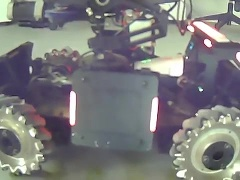
#> input picture parctice/imgs/RoboMasters_2016_Red_car_0033.jpg, 240 x 180 px
$ python -i digit_detection.py   (imports and definitions only)   (Python 2 division)   (older library calls are emulated)
#> lines starting #> are read from the running program, lines starting #| are printed output that depends on the picture; after the words box and inside, x2 and y2 are one past the last pixel; in counts of white or black regions, pixels touching at a corner belong together
#> further down, picture is the input picture: shape (180, 240, 3); mean B, G, R 123.7, 123, 123.2
### parctice/rm_sys_03_7/conv_deploy.py
import tensorflow as tf
from net import model as M
import numpy as np

BSIZE = 128

# [45 lines left out: functions build_model, build_7seg_model, build_FD_model, not called in this run]

def build_graph():
	img_holder = tf.placeholder(tf.float32,[None,28*28])
	last_layer = build_model(img_holder)
	last_layer_7seg = build_7seg_model(img_holder)
	last_layer_FD = build_FD_model(img_holder)
	return img_holder,last_layer,last_layer_7seg,last_layer_FD

img_holder,last_layer,last_layer_7seg,last_layer_FD = build_graph()

config = tf.ConfigProto(allow_soft_placement = True)
config.gpu_options.allow_growth = True
sess = tf.Session(config=config)
M.loadSess('./model_mnist/',sess,var_list=M.get_all_vars('mnist'))
M.loadSess('./model_7seg/',sess,var_list=M.get_all_vars('7seg_detection'))
M.loadSess('./model_flaming/',sess,var_list=M.get_all_vars('FD_detection'))

def get_pred(imgs):
	scr = sess.run(tf.argmax(last_layer,1),feed_dict={img_holder:imgs})
	return scr

def get_pred_7seg(imgs):
	scr = sess.run(tf.argmax(last_layer_7seg,1),feed_dict={img_holder:imgs})
	return scr

def get_pred_flaming(imgs):
	scr = sess.run(tf.argmax(last_layer_FD,1),feed_dict={img_holder:imgs})
	return scr

### parctice/rm_sys_03_7/digit_detection.py
import conv_deploy
import cv2
import time
import numpy as np
import itertools

WHITE = (255,255,255)
BLACK = (0,0,0)

image_width = 640
image_height = 480

kernel2 = np.ones((2,2),np.uint8)
kernel3 = np.ones((3,3),np.uint8)

def get_digits(image):


	leftRect = []
	rightRect = []
	left_rect = []
	right_rect = []
	row_left_rect = []
	row_right_rect = []

	gray = cv2.cvtColor(image, cv2.COLOR_BGR2GRAY)
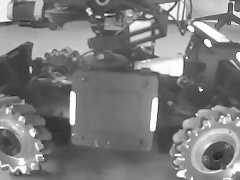
#> gray: shape (180, 240); min 28, max 255, mean 123.1
	#blur = cv2.GaussianBlur(gray,(3,3),0)
	#blur = cv2.GaussianBlur(gray,(3,3),0)
	blurred = cv2.bilateralFilter(gray, 3, 119, 109)
	_,th3 = cv2.threshold(blurred,200,255,cv2.THRESH_BINARY)# +cv2.THRESH_OTSU)
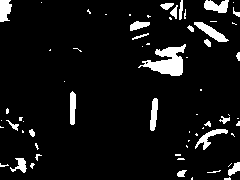
#> th3: shape (180, 240); 7.4% white; 66 white regions (42 under 20 px), largest, box (x1, y1, x2, y2) and area: (138, 44, 186, 76) 742, (194, 22, 229, 42) 258, (204, 0, 229, 13) 222
	edged = cv2.Canny(th3, 200, 240)
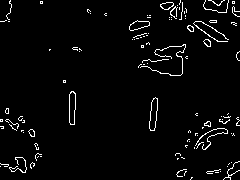
#> edged: shape (180, 240); 3.3% white in thin lines or dots

	cv2.imshow('',image)

	cv2.waitKey(1)
	_, contours, hierarchy = cv2.findContours(edged.copy(),cv2.RETR_TREE,cv2.CHAIN_APPROX_SIMPLE)
#> contours = 124 contours, 109 with area under 20; largest, box (x1, y1, x2, y2) and area: (149, 97, 158, 131) 184, (149, 97, 158, 131) 182, (69, 91, 76, 125) 177, (69, 91, 76, 125) 172, (129, 20, 150, 31) 124

	for contour in contours:
		peri = cv2.arcLength(contour,True)
		contour = cv2.approxPolyDP(contour, 0.000001 * peri, True)
		if cv2.contourArea(contour)<100 or cv2.contourArea(contour)>600:
			continue

		x,y,w,h = cv2.boundingRect(contour)

		if (w / h) < 1.0 or (w / h) > 2.5:
			continue
		#print cv2.contourArea(contour)
		cv2.drawContours(edged, [contour], -1, (255, 255, 255), 3)

		if x < (image_width//2):
			leftRect.append([x,y,w,h])
		else:
			rightRect.append([x,y,w,h])
#> this loop made 124 passes
#> peri on passes 4, 5, 6, 10, 12, 13, 15, 16, 19, 20, 22, 23: 10.24, 43.31, 38.97, 27.07, 25.56, 91.5, 6.83, 124.8, 15.66, 25.31, 8.24, 28.14
#> (contour, peri) on passes 1, 2, 3, 7, 8, 9: ([[192, 177], [191, 177], [191, 178], [190, 179]], 6.24), ([[215, 172], [218, 172]], 6), ([[220, 171]], 0), ([[227, 166]], 0), ([[0, 166]], 0), ([[229, 163], [228, 164]], 2.83)
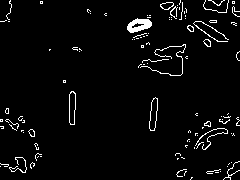
#> edged: shape (180, 240); 3.7% white in thin lines or dots
#> after the loop, leftRect = [[129, 20, 21, 11], [129, 20, 21, 11]]; rightRect = []

	cv2.imshow('abc',edged)
	cv2.waitKey(1)

	#debug purpose
	FONT = cv2.FONT_HERSHEY_SIMPLEX
#> FONT = 0
	for i in range(len(leftRect)):
		find_left = True
		cv2.putText(image,str(i),(leftRect[i][0],leftRect[i][1]),FONT,0.5,(0,255,255),1,cv2.LINE_AA)
		xi,_,_,_ = leftRect[i]
		print"----leftRect[i] = ",leftRect[i]
		for j in range(len(leftRect)-i-1):
			j1=j+i+1
			xj1,_,_,_ = leftRect[j1]
			print"leftRect[j1] = ",leftRect[j1]
			print"abs(xi - xj1) = ",abs(xi- xj1)
			if abs(xi - xj1) > 5 :
				find_left = True
				cv2.putText(image,str((i,j1)),(leftRect[i][0],leftRect[i][1]),FONT,0.5,(0,0,255),1,cv2.LINE_AA)
				break

# [6 lines of commented-out code are left out]


		if find_left == True:
			left_rect.append(leftRect[i])
#> this loop made 2 passes
#> xi on passes 1 to 2: 129, 129
#| ----leftRect[i] =  [129, 20, 21, 11]
#| leftRect[j1] =  [129, 20, 21, 11]
#| abs(xi - xj1) =  0
#| ----leftRect[i] =  [129, 20, 21, 11]
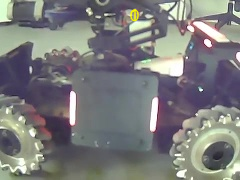
#> image: shape (180, 240, 3); 0.23% of pixels changed, all inside (x1, y1, x2, y2) = (129, 8, 140, 22)
#> after the loop, left_rect = [[129, 20, 21, 11], [129, 20, 21, 11]]

	for i in range(len(left_rect)):
		x1,y1,w1,h1 = left_rect[i]
		row_left_rect.append(y1)
#> this loop made 2 passes
#> after the loop, row_left_rect = [20, 20]
	print "left_rect= ",left_rect
#| left_rect=  [[129, 20, 21, 11], [129, 20, 21, 11]]

	for i in range(len(rightRect)):
		find_right = True
		xi,_,_,_ = rightRect[i]
		for j in range(len(rightRect)-i-1):
			j1=i+1
			xj1,_,_,_ = rightRect[j1]
			if abs(xi - xj1) > 5:
				find_right = F
				break
# [6 lines of commented-out code are left out]


		if find_right == True:
			right_rect.append(rightRect[i])
#> this loop made 0 passes
#> after the loop, right_rect = []

	for i in range(len(right_rect)):
		x2,y2,w2,h2 = right_rect[i]
		row_right_rect.append(y2)
#> after the loop, row_right_rect = []

	if len(row_left_rect) == 0 or len(row_right_rect) == 0:
		return [-1],[-1],[-1],[-1]

	tl_index = np.argmin(row_left_rect)
	bl_index = np.argmax(row_left_rect)
	tr_index = np.argmin(row_right_rect)
	br_index = np.argmax(row_right_rect)

	x1,y1,w1,h1=left_rect[tl_index]
	x2,y2,w2,h2=left_rect[bl_index]
	x3,y3,w3,h3=right_rect[tr_index]
	x4,y4,w4,h4=right_rect[br_index]

	sr_tl = [x1,y1]
	sr_bl = [x2,y2+h2]
	sr_tr = [x3+w3,y3]
	sr_br = [x4+w4,y4+h4]

	#debug purpose
	cv2.circle(image,tuple(sr_tl),4, (0,0,255), 4)
	cv2.circle(image,tuple(sr_bl),4, (0,0,255), 4)
	cv2.circle(image,tuple(sr_tr),4, (0,0,255), 4)
	cv2.circle(image,tuple(sr_br),4, (0,0,255), 4)
	cv2.imshow('',image)
	cv2.waitKey(1)
	coord = [[x1,y1,w1,h1],[x2,y2,w2,h2],[x3,y3,w3,h3],[x4,y4,w4,h4]]

	pts1 = np.float32([sr_tl,sr_tr,sr_bl,sr_br])
	pts2 = np.float32([[0, 50],[300, 50],[0, 200],[300, 200]])
	M = cv2.getPerspectiveTransform(pts1,pts2)

	dst = cv2.warpPerspective(image,M,(300,200))
	cv2.imshow('warped',dst)
	cv2.waitKey(1)

	"""
	Handwritten
	"""
	digits_rect = [(51,54),(125,54),(200,54),(51,109),(125,109),(200,109),(51,163),(125,163),(200,163)]
	digit_imgs = []
	abc = 0
	for x,y in digits_rect:
		#cv2.rectangle(dst,(x,y),(x+50,y+34),(0,0,255),1)
		buf =  dst[y:y+32,x:x+50]
		buf = cv2.cvtColor(buf,cv2.COLOR_BGR2GRAY)
		_,buf = cv2.threshold(buf,20,255,cv2.THRESH_BINARY+cv2.THRESH_OTSU)
		buf = cv2.erode(buf,kernel2,iterations = 1)
		buf = cv2.resize(buf,(24,24))
		buf = cv2.copyMakeBorder(buf, 2, 2, 2, 2, cv2.BORDER_CONSTANT, value=WHITE)
		#cv2.imshow('cv',buf)
		#cv2.waitKey(0)
		buf = 255 - buf
		buf = np.float32(buf) / 255.

		buf = buf.reshape([-1])
		digit_imgs.append(buf)

	handwritten_num_raw = conv_deploy.get_pred(digit_imgs)
	#print(handwritten_num_raw)

	handwritten_dict = {}

	# filter handwritten_num
	for i in range(len(handwritten_num_raw)):
		handwritten_dict[handwritten_num_raw[i]] = np.count_nonzero(handwritten_num_raw[i])

	if len(handwritten_dict) >= 9 :
		handwritten_num= handwritten_num_raw
		#print handwritten_num
	else:
		handwritten_num = [-1]
		pass
	#print handwritten_num


	"""
	7segment
	"""

	digits_7seg_rect = [(100, 0), (121, 0), (142, 0), (162, 0), (183, 0)]

	digit_7seg_imgs = []

	for x,y in digits_7seg_rect:
		#cv2.rectangle(dst,(x,y),(x+19,y+33),(255,0,0),1)
		img_sevseg = dst[y:y+32,x:x+19]

		img_sevseg=cv2.cvtColor(img_sevseg, cv2.COLOR_BGR2HSV)
		img_sevseg_red = img_sevseg[:,:,2].copy()
		img_sevseg_red = cv2.morphologyEx(img_sevseg_red, cv2.MORPH_OPEN, kernel2)
		_,buf = cv2.threshold(img_sevseg_red,150,255,cv2.THRESH_BINARY+cv2.THRESH_OTSU)
		buf = cv2.bitwise_not(buf)
		buf=cv2.dilate(buf,kernel2,iterations = 1)

		buf = cv2.resize(buf,(24,24))
		buf = cv2.copyMakeBorder(buf, 2, 2, 2, 2, cv2.BORDER_CONSTANT, value=WHITE)
		#cv2.imshow('bb',buf)
		#cv2.waitKey(0)
		buf = buf.reshape([-1])
		buf = 255 - buf
		buf = np.float32(buf) / 255.
		buf = buf.reshape([-1])
		digit_7seg_imgs.append(buf)

	scr_7seg_raw = conv_deploy.get_pred_7seg(digit_7seg_imgs)
	#print (scr_7seg_raw)

	"""
	Flaming Digits
	"""

	flamingdigits_rect = [(61,54),(135,54),(210,54),(61,109),(135,109),(210,109),(61,163),(135,163),(210,163)]
	digit_imgs = []
	abc = 0
	for x,y in flamingdigits_rect:
		#cv2.rectangle(dst,(x,y),(x+30,y+32),(0,0,255),1)
		buf =  dst[y:y+32,x:x+30]
		img_FD = cv2.cvtColor(buf,cv2.COLOR_BGR2GRAY)
		_,buf = cv2.threshold(img_FD,200,255,cv2.THRESH_TOZERO+cv2.THRESH_OTSU)
		edged = cv2.Canny(buf, 255, 255)
		_, contours, hierarchy = cv2.findContours(edged.copy(),cv2.RETR_EXTERNAL,cv2.CHAIN_APPROX_SIMPLE)
		cv2.drawContours(buf, contours, -1, 255,-1)
		buf = cv2.bitwise_not(buf)
		buf = cv2.resize(buf,(24,24))
		buf = cv2.copyMakeBorder(buf, 2, 2, 2, 2, cv2.BORDER_CONSTANT, value=WHITE)
		#cv2.imshow('cv',buf)
		#cv2.waitKey(0)
		buf = 255 - buf
		buf = np.float32(buf) / 255.
		buf = buf.reshape([-1])
		digit_imgs.append(buf)


	scr_FD_raw = conv_deploy.get_pred_flaming(digit_imgs)
	#print (scr_FD_raw)

	#filter flaming digit
	num_FD_dict = {}
	for i in range(len(scr_FD_raw)):
		num_FD_dict[scr_FD_raw[i]] = np.count_nonzero(scr_FD_raw[i])

	if len(num_FD_dict) >= 9 :
		Flaming_digit= scr_FD_raw
		#print scr_7seg
	else:
		Flaming_digit = [-1]
		pass
	#print(scr_FD)

	return coord, scr_7seg_raw, handwritten_num, Flaming_digit


# [269 lines left out: function get_digits2, not called in this run]


"""
Parameters to be adjusted:
1)bilateralFilter(src, d, sigmaColor, sigmaSpace, borderType[optional] )

## d is the filter size(preferably <=5 for realtime, sigmacolor ,sigmaspace, for simplicity
## you can set the 2 sigma values to be the same. if they are small(ie. < 10), the filter will not have much effect. However, if they are large, the filter will have a very strong effect, making the image look cartoonish

sigmaColor	Filter sigma in the color space. A larger value of the parameter means that farther colors within the pixel neighborhood (see sigmaSpace) will be mixed together, resulting in larger areas of semi-equal color.

sigmaSpace	Filter sigma in the coordinate space. A larger value of the parameter means that farther pixels will influence each other as long as their colors are close enough (see sigmaColor ). When d>0, it specifies the neighborhood size regardless of sigmaSpace. Otherwise, d is proportional to sigmaSpace.

borderType =


2)_,th3 = cv2.threshold(blurred,150,255,cv2.THRESH_BINARY+cv2.THRESH_OTSU)
thresh,maxval,

3)edged = cv2.Canny(blurred, 200, 240)
Parameters:
image, threshold1, threshold2


4)contour = cv2.approxPolyDP(contour, 0.000001 * peri, True)
parameters:
contour, epsilon,
"""
# [6 lines not run here, left out]


>>> import cv2
>>> picture = cv2.imread('../imgs/RoboMasters_2016_Red_car_0033.jpg')
>>> result = get_digits(picture)
#> result = ([-1], [-1], [-1], [-1])

$ run again, on parctice/imgs/RoboMasters_2016_Red_car_0050.jpg
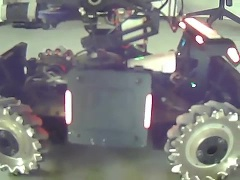
#> input picture parctice/imgs/RoboMasters_2016_Red_car_0050.jpg, 240 x 180 px
#> picture is the input picture: shape (180, 240, 3); mean B, G, R 124, 123.7, 124
#> th3: shape (180, 240); 7.5% white; 68 white regions (40 under 20 px), largest, box (x1, y1, x2, y2) and area: (132, 42, 178, 73) 687, (185, 18, 220, 38) 270, (189, 124, 222, 145) 228
#> contours = 130 contours, 113 with area under 20; largest, box (x1, y1, x2, y2) and area: (185, 17, 220, 38) 274, (185, 17, 220, 38) 258, (143, 94, 152, 128) 186, (143, 94, 152, 128) 178, (64, 90, 71, 124) 178
#> the loop in get_digits, `for contour in contours:` made 130 passes
#> (contour, peri) on passes 1, 2, 3, 4, 5, 8, 11, 12: ([[182, 179], [183, 179]], 2), ([[209, 178], [210, 178]], 2), ([[196, 178], [196, 179]], 2), ([[198, 177], [198, 178]], 2), ([[196, 176]], 0), ([[226, 174]], 0), ([[206, 167], [209, 167]], 6), ([[1, 167], [2, 167]], 2)
#> after the loop in get_digits, `for contour in contours:`:
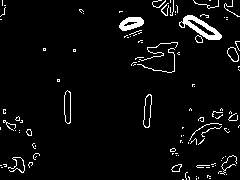
#> edged: shape (180, 240); 4.4% white in thin lines or dots
#> after the loop in get_digits, `for contour in contours:`: leftRect = [[121, 19, 21, 10], [121, 19, 21, 10], [185, 17, 35, 21], [185, 17, 35, 21]]; rightRect = []
#> FONT = 0
#> the loop in get_digits, `for i in range(len(leftRect)):` made 4 passes
#> xi on passes 1 to 4: 121, 121, 185, 185
#> (printed output is left out)
#> after the loop in get_digits, `for i in range(len(leftRect)):`:
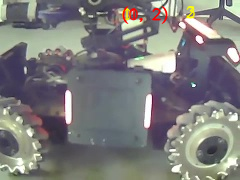
#> image: shape (180, 240, 3); 1.03% of pixels changed, all inside (x1, y1, x2, y2) = (121, 6, 196, 24)
#> after the loop in get_digits, `for i in range(len(leftRect)):`: left_rect has the same summary as leftRect
#> the loop in get_digits, `for i in range(len(left_rect)):` made 4 passes
#> after the loop in get_digits, `for i in range(len(left_rect)):`: row_left_rect = [19, 19, 17, 17]
#| left_rect=  [[121, 19, 21, 10], [121, 19, 21, 10], [185, 17, 35, 21], [185, 17, 35, 21]]
#> after the loop in get_digits, `for i in range(len(rightRect)):`: right_rect = []
#> result = ([-1], [-1], [-1], [-1])

$ run again, on parctice/imgs/RoboMasters_2016_Red_car_0077.jpg
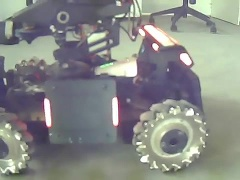
#> input picture parctice/imgs/RoboMasters_2016_Red_car_0077.jpg, 240 x 180 px
#> picture is the input picture: shape (180, 240, 3); mean B, G, R 135.2, 138.2, 136
#> in get_digits, `_,th3 = cv2.threshold(blurred,200,255,cv2.THRESH_BINARY)# +cv2.THRESH_..`:
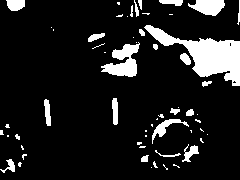
#> th3: shape (180, 240); 11.9% white; 59 white regions (35 under 20 px), largest, box (x1, y1, x2, y2) and area: (144, 25, 240, 86) 2165, (101, 42, 140, 77) 705, (188, 0, 225, 16) 400
#> in get_digits, `edged = cv2.Canny(th3, 200, 240)`:
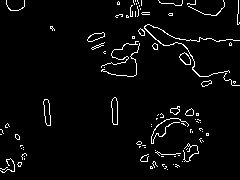
#> edged: shape (180, 240); 3.6% white in thin lines or dots
#> contours = 122 contours, 103 with area under 20; largest, box (x1, y1, x2, y2) and area: (111, 97, 118, 125) 134, (111, 97, 118, 125) 134, (43, 99, 51, 126) 128, (43, 99, 51, 126) 127, (179, 52, 191, 65) 88
#> the loop in get_digits, `for contour in contours:` made 122 passes
#> (contour, peri) on passes 1, 5, 7, 11, 13, 15, 16, 17: ([[167, 169]], 0), ([[150, 167], [151, 166], [152, 167], [151, 168]], 5.66), ([[173, 164]], 0), ([[182, 161]], 0), ([[24, 158], [24, 159]], 2), ([[174, 156], [175, 156]], 2), ([[161, 156], [163, 156]], 4), ([[24, 156]], 0)
#> after the loop in get_digits, `for contour in contours:`: leftRect = []
#> FONT = 0
#> after the loop in get_digits, `for i in range(len(leftRect)):`: left_rect = []
#| left_rect=  []
#> result = ([-1], [-1], [-1], [-1])
